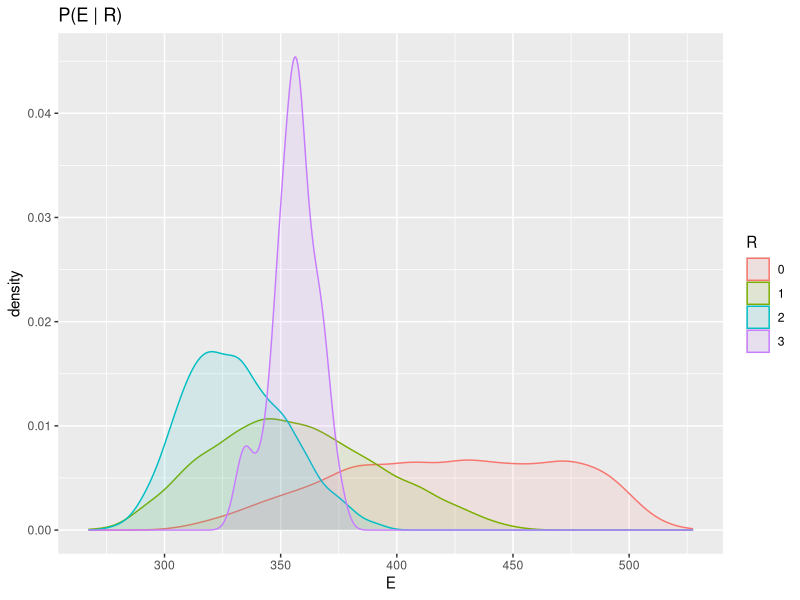
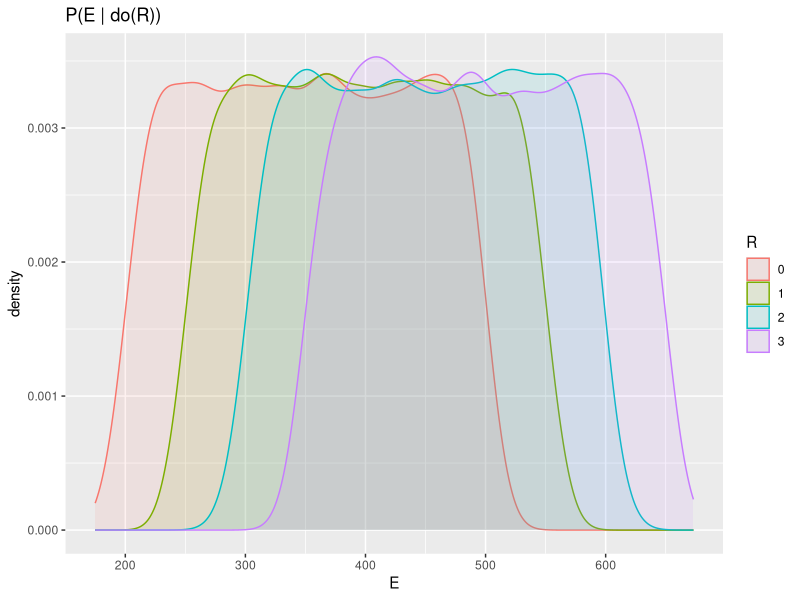
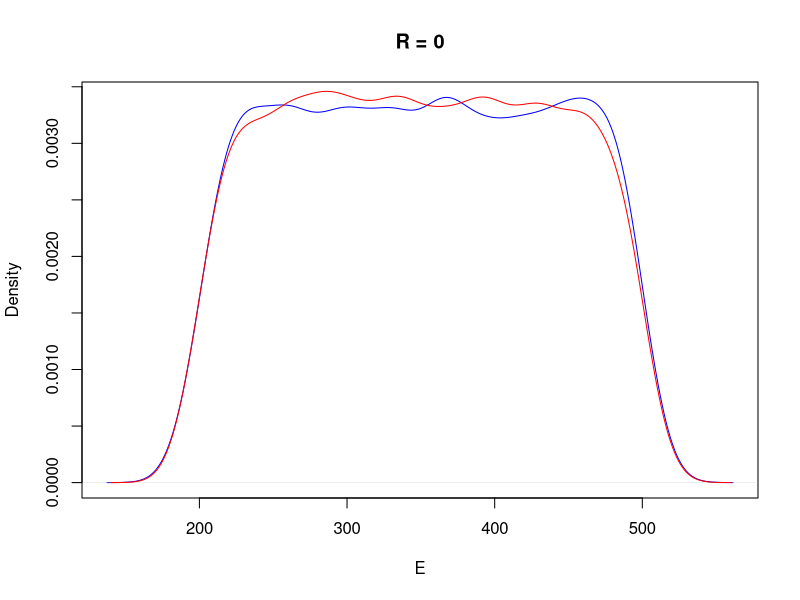

Reproduce these figures in R, in order.
## ---- chunk 1
model = function(){
  c = runif(1, min=0, max=0.3)                         ## cloud-cover: C ~ Uniform(0, 0.3)
  r = floor(7 *(4*c^2 + runif(1, min=0, max=0.1)))     ## rainy-days: R = f_R(C, noise)
  e = 500 * (1 - 2*c + 0.1 * r) + 10 * rnorm(1)        ## energy: E = f_E(c, r, noise) 
  return(data.frame(C=c, R=r, E=e))
}
## ---- chunk 2
library(ggplot2)
library(knitr)
df <- do.call(rbind, lapply(1:10000, function(i) model()))
df$R <- factor(df$R)
ggplot(aes(E, fill = R, color = R), data=df) + geom_density(alpha = 0.1)+ggtitle("P(E | R)")#+theme_bw() 
## ---- chunk 3
model = function(do_c, do_r, do_e, do_uc, do_ur, do_ue){
  uc = ifelse(missing(do_uc), runif(1), do_uc)       ## Uc ~ Uniform(0, 1)
  c = ifelse(missing(do_c), uc * 0.3, do_c)          ## C = Uc * 0.3 
  
  ur = ifelse(missing(do_ur), runif(1), do_ur)       ## Ur ~ Uniform(0, 1)
  r = ifelse(missing(do_r), 
             floor(7 *(4*c^2 + ur * 0.1)), do_r)     ## R = f_R(C, Ur)
  
  ue = ifelse(missing(do_ue), rnorm(1), do_ue)       ## Ue ~ Normal(0, 1)
  e = ifelse(missing(do_e), 
        500 * (1 - 2*c + 0.1 * r) + 10 * ue,
        do_e)                                        ## E = f_E(C, R, Ue)
  
  return(data.frame(C=c, R=r, E=e, UC=uc, UR=ur, UE=ue))
}

generate = function(num_samples, ...){
  df <- do.call(rbind, lapply(1:num_samples, function(i) model(...)))
  df$R <- factor(df$R, levels=0:3)
  df
}
## ---- chunk 4
n <- 10000
#generate n samples each by setting do_r to different values 0, 1, 2, or 3
df_intervention <- do.call(rbind, lapply(0:3,function(r) generate(n, do_r = r)))
ggplot(aes(E, fill = R, color = R), data=df_intervention) + geom_density(alpha = 0.1)+ggtitle("P(E | do(R))")
## ---- chunk 5
set.seed(0)
week_a = generate(1)                     ## generate one sample
kable(week_a, format="html", digits = 2) ## print the sample
## ---- chunk 6
counterfactual_week_a = generate(1, do_uc=0.9, do_ur=0.27, do_ue=-0.33, do_r=0)    ## counterfactual!
kable(counterfactual_week_a, format="html", digits = 2) 
## ---- chunk 7
n = 10000
weeks_actual = generate(n) 
weeks_counterfactual = do.call(rbind, lapply(1:n,function(i) 
           generate(1, do_uc=weeks_actual$UC[i], do_ur=weeks_actual$UR[i], do_ue=weeks_actual$UE[i], do_r=0)))
names(weeks_counterfactual) = paste0(names(weeks_counterfactual), "_r") ## rename counterfactual variables
df_counterfactual = cbind(weeks_actual,weeks_counterfactual)
kable(df_counterfactual[1:10,], format="html", digits = 2) 
## ---- chunk 8
plot(density(df_intervention$E[df_intervention$R == 0]), col="blue",
     main = "R = 0", xlab = "E")
lines(density(df_counterfactual[["E_r"]]), col="red")
